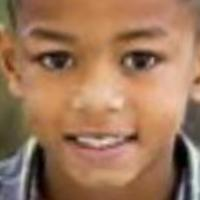
#> input picture backend/ml/data/train/Black/10_0_1_20170104010841239.jpg.chip.jpg, 200 x 200 px
$ python -i color_utils.py   (imports and definitions only)
#> lines starting #> are read from the running program, lines starting #| are printed output that depends on the picture
#> further down, picture is the input picture: shape (200, 200, 3); mean B, G, R 90.6, 119.4, 159.9
"""Illuminant correction and contrast normalisation utilities.

These preprocessing steps run before face detection so that downstream
LAB distance measurements work against a lighting-corrected image rather
than raw sensor values.

Public API
----------
preprocess_image(img_bytes)       -> np.ndarray  (decode + white balance)
gray_world_whitebalance(img_bgr)  -> np.ndarray  (illuminant correction)
apply_clahe(img_bgr)              -> np.ndarray  (contrast boost — detection only)
"""

from __future__ import annotations

import cv2
import numpy as np


# [28 lines left out: function gray_world_whitebalance, not called in this run]


def apply_clahe(img_bgr: np.ndarray) -> np.ndarray:
    """Apply CLAHE to the L* channel only, leaving hue and saturation intact.

    Converting to LAB, equalising L*, then converting back means that local
    contrast is improved without shifting the colour that skin-tone extraction
    depends on.

    clipLimit=2.0 and tileGridSize=(8,8) are the conventional defaults for
    facial preprocessing — aggressive enough to recover shadow detail, mild
    enough not to amplify noise in flat skin regions.

    Returns a BGR uint8 image.
    """
    lab = cv2.cvtColor(img_bgr, cv2.COLOR_BGR2LAB)
#> lab: shape (200, 200, 3); mean of channels 0, 1, 2 135.6, 140.2, 150
    clahe = cv2.createCLAHE(clipLimit=2.0, tileGridSize=(8, 8))
    lab[:, :, 0] = clahe.apply(lab[:, :, 0])
#> lab: shape (200, 200, 3); mean of channels 0, 1, 2 144.8, 140.2, 150
    return cv2.cvtColor(lab, cv2.COLOR_LAB2BGR)
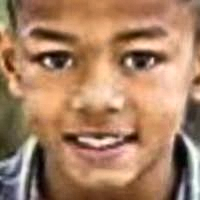
#> returned value: shape (200, 200, 3); mean B, G, R 100, 129.2, 170


# [22 lines left out: function preprocess_image, not called in this run]

>>> import cv2
>>> picture = cv2.imread('ml/data/train/Black/10_0_1_20170104010841239.jpg.chip.jpg')
>>> result = apply_clahe(picture)

$ run again, on backend/ml/data/train/Black/10_0_1_20170110220507258.jpg.chip.jpg
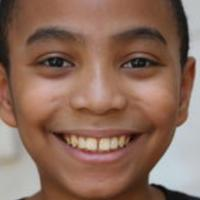
#> input picture backend/ml/data/train/Black/10_0_1_20170110220507258.jpg.chip.jpg, 200 x 200 px
#> picture is the input picture: shape (200, 200, 3); mean B, G, R 91.7, 107.2, 139.8
#> in apply_clahe, `return cv2.cvtColor(lab, cv2.COLOR_LAB2BGR)`:
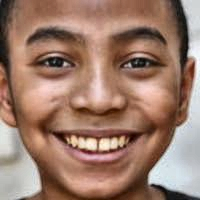
#> returned value: shape (200, 200, 3); mean B, G, R 106.6, 122.6, 156.1

$ run again, on backend/ml/data/train/Black/10_0_1_20170116225209209.jpg.chip.jpg
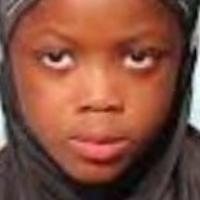
#> input picture backend/ml/data/train/Black/10_0_1_20170116225209209.jpg.chip.jpg, 200 x 200 px
#> picture is the input picture: shape (200, 200, 3); mean B, G, R 62.9, 79.7, 132
#> in apply_clahe, `return cv2.cvtColor(lab, cv2.COLOR_LAB2BGR)`:
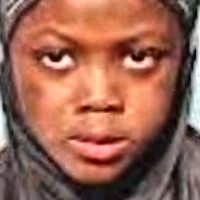
#> returned value: shape (200, 200, 3); mean B, G, R 81.8, 99.2, 152.4

$ run again, on backend/ml/data/train/Black/12_1_1_20170109214642524.jpg.chip.jpg
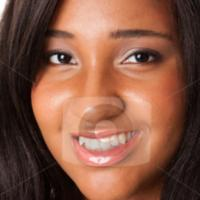
#> input picture backend/ml/data/train/Black/12_1_1_20170109214642524.jpg.chip.jpg, 200 x 200 px
#> picture is the input picture: shape (200, 200, 3); mean B, G, R 68.7, 87.2, 133
#> in apply_clahe, `return cv2.cvtColor(lab, cv2.COLOR_LAB2BGR)`:
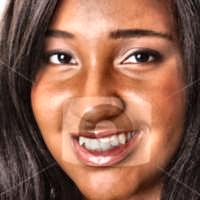
#> returned value: shape (200, 200, 3); mean B, G, R 80.3, 99, 144.8
